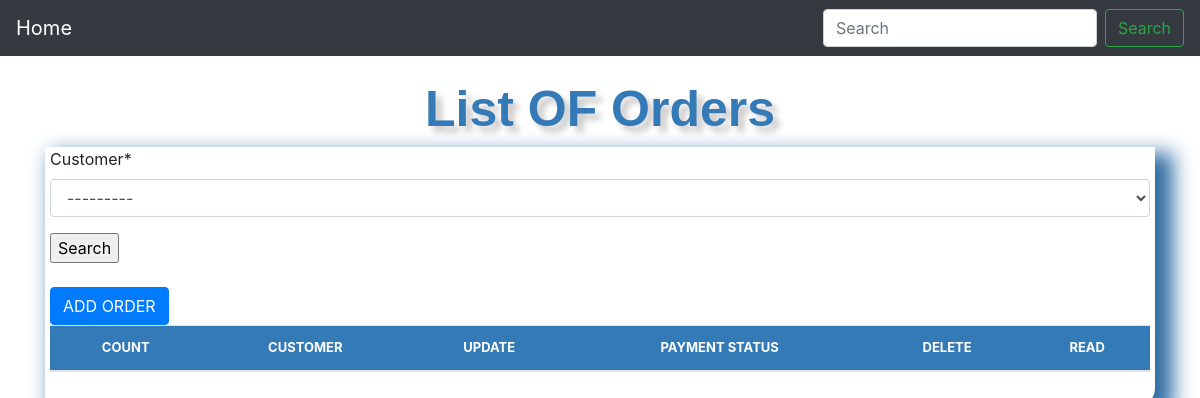
Before: /list_order/ with the older database file.
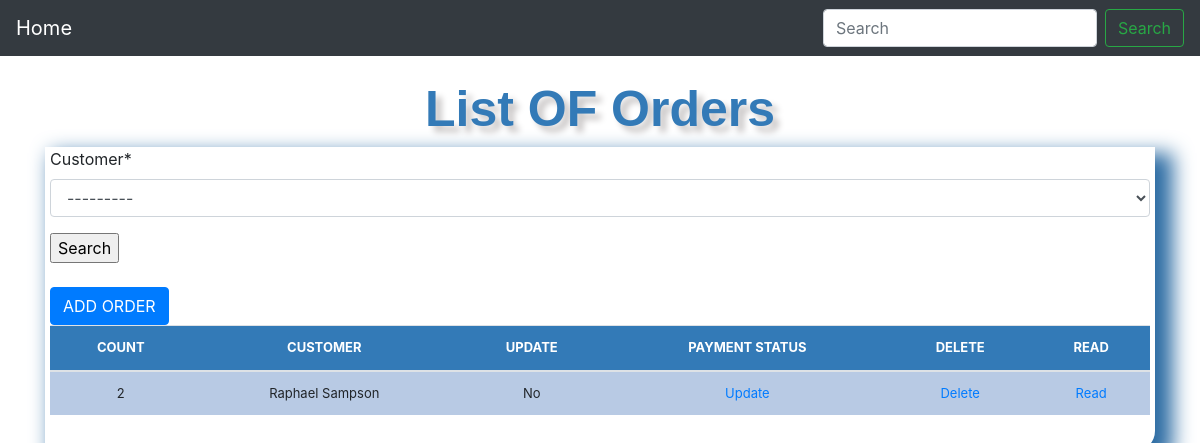
After: the same page with the newer database file.
### dbgames/models.py (models this page shows, shortened)
class Order(models.Model):
    order_date = models.DateTimeField(auto_now_add=True, auto_now=False)
    customer = models.ForeignKey('Customer', on_delete=models.CASCADE)
    paid_choice = (
        ('Yes', 'Yes'),
        ('No', 'No')
    )
    paid = models.CharField(max_length=4,blank=True, null=True, choices=paid_choice)

class Customer(models.Model):
    first_name = models.CharField(max_length=50, blank=True, null=True)
    last_name =  models.CharField(max_length=50, blank=True, null=True)
    customer_address = models.CharField(max_length=50, blank=True, null=True)
    telephone_number = models.CharField(max_length=10, default=0, blank=True, null=True)
    def __str__(self):
        return self.first_name + ' ' + self.last_name

### dbgames/views.py (the view)
# urls.py: path('list_order/', views.list_order, name="list_order"),
def list_order(request):
    title = "List OF Orders"
    form = OrderSearchForm(request.POST or None)
    queryset = Order.objects.all()
    if request.method == "POST":
        queryset = Order.objects.filter(customer__icontains=form['customer'].value())
    context = {
        "title" : title,
        "queryset" : queryset,
        "form" : form
    }
    return render(request, "list_order.html", context)

### dbgames/forms.py
class OrderSearchForm(forms.ModelForm):
    class Meta:
        model = Order
        fields = ['customer']

### dbgames/templates/list_order.html (shortened to what this page needs)
{% load static %}
{% load crispy_forms_tags %}
<!DOCTYPE html>
<html>
<head>
    <link href="{% static 'css/stylesheet.css' %}" rel="stylesheet">
    <link href="{% static 'css/bootstrap.min.css' %}" rel="stylesheet">
    <link href="{% static 'css/navbar-top-fixed.css' %}" rel="stylesheet">
</head>
{% include 'navbar.html' %}
<body>
    <div class="header">{{title}}</div>
<div class = "container">
    <div class="display_table">
        <form method='POST' action=''>{% csrf_token %}
            {{form|crispy}}
                <input type="submit" value='Search'/>
        </form>
        <br>
        <a class="btn btn-primary" href="{% url 'add_order'%}" role="button">ADD ORDER</a>
    <table class='table'>
        <thead>
          <tr>
            <th>COUNT</th>
            <th>CUSTOMER</th>
            <th> UPDATE</th>
            <th> PAYMENT STATUS </th>
            <th>DELETE </th>
            <th> READ</th>
          </tr>
        </thead>
      {% for instance in queryset %}
          <tr>
            <td>{{instance.id}}</td>
            <td>{{instance.customer}}</td>
            <td>{{instance.paid}}</td>
            <td><a href="{% url 'update_order' instance.id %}">Update</a></td>
            <td><a href="{% url 'delete_order' instance.id %}">Delete</a></td>
            <td><a href="{% url 'order_detail' instance.id %}">Read</a></td>
          </tr>
      {% endfor %}
    </table>
</div>
</div>
</body>
</html>

Changed rows visible on the page:
added Order: id "2", customer "Raphael Sampson", paid "No"
